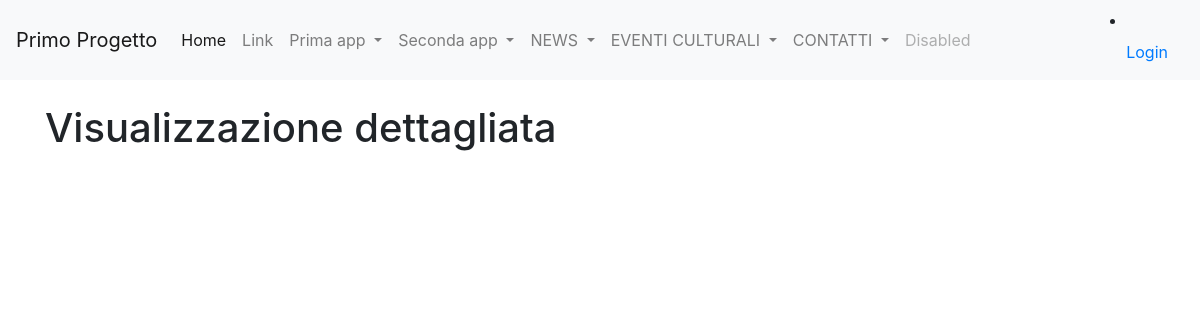
Before: /query_b with the older database file.
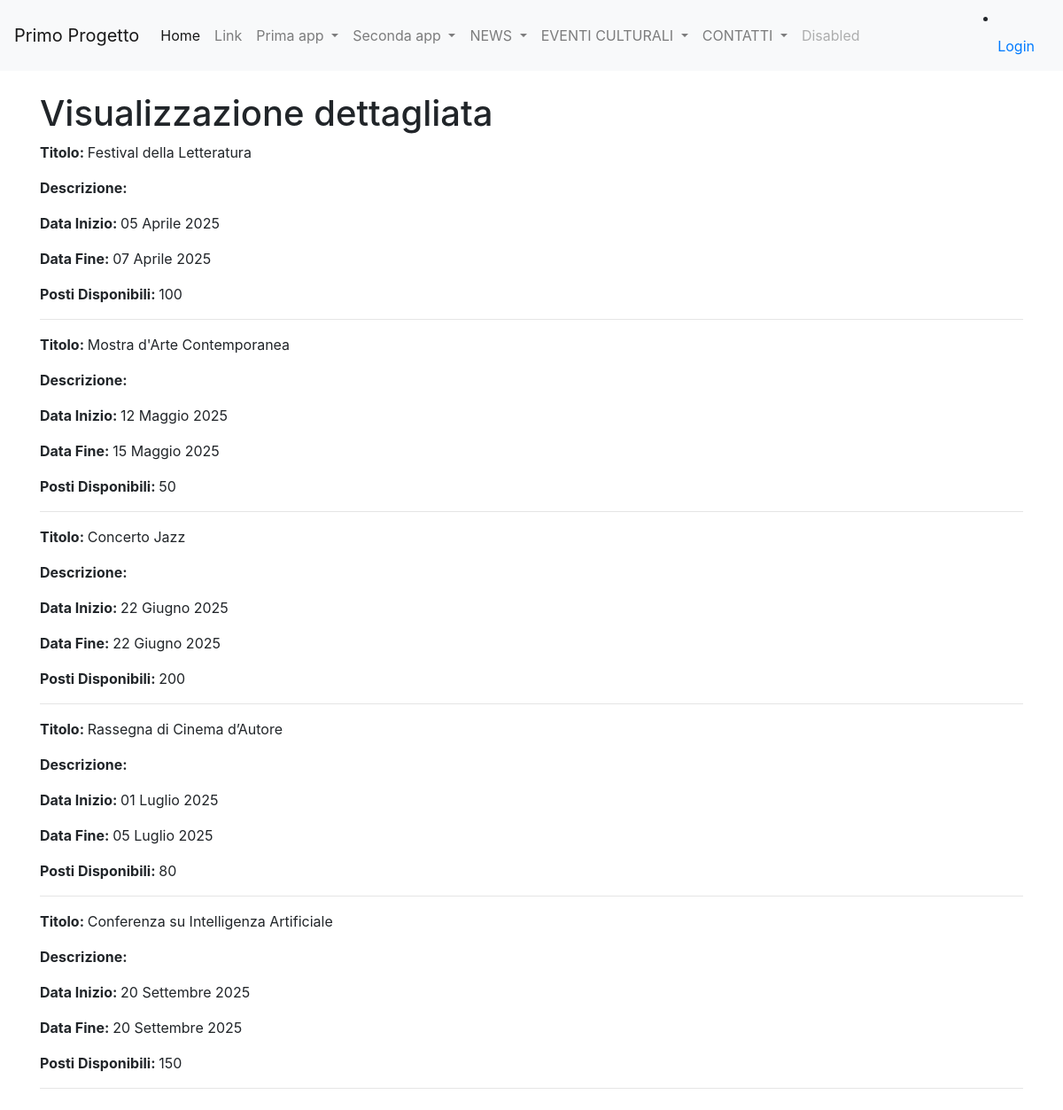
After: the same page with the newer database file.
### eventi_culturali/models.py (models this page shows)
class Evento(models.Model):
    titolo = models.CharField(max_length=100)
    descrizione = models.TextField(blank=True)
    data_inizio = models.DateField(default=datetime.now(), blank=True)
    data_fine = models.DateField(default=datetime.now(), blank=True)
    posti_disponibili = models.IntegerField(blank=True, default=0)
    def __str__(self):
        return self.titolo
    class Meta:
        verbose_name = "Evento"
        verbose_name_plural = "Eventi"

### eventi_culturali/views.py (the view)
# urls.py: path('query_b', query_b, name = "query_b"),
def query_b(request):
    eventi = Evento.objects.all()
    context = {"eventi": eventi}
    print(context)
    return render(request, "view_b.html", context)

### eventi_culturali/templates/view_b.html (shortened to what this page needs)
{% extends 'base.html'%}
{%block content%}
<h1>Visualizzazione dettagliata</h1>
    {% for evento in eventi %}
    <p><strong>Titolo: </strong>{{evento.titolo }}</p>
    <p><strong>Descrizione: </strong>{{evento.descrizione }}</p>
    <p><strong>Data Inizio: </strong>{{evento.data_inizio }}</p>
    <p><strong>Data Fine: </strong>{{evento.data_fine }}</p>
    <p><strong>Posti Disponibili: </strong>{{evento.posti_disponibili }}</p>
    <hr>
    {%endfor%}
{%endblock content%}

Changed rows visible on the page:
added Evento: titolo "Festival della Letteratura", data_inizio "05 Aprile 2025", data_fine "07 Aprile 2025", posti_disponibili "100"
added Evento: titolo "Mostra d'Arte Contemporanea", data_inizio "12 Maggio 2025", data_fine "15 Maggio 2025", posti_disponibili "50"
added Evento: titolo "Concerto Jazz", data_inizio "22 Giugno 2025", data_fine "22 Giugno 2025", posti_disponibili "200"
added Evento: titolo "Rassegna di Cinema d’Autore", data_inizio "01 Luglio 2025", data_fine "05 Luglio 2025", posti_disponibili "80"
added Evento: titolo "Conferenza su Intelligenza Artificiale", data_inizio "20 Settembre 2025", data_fine "20 Settembre 2025", posti_disponibili "150"
